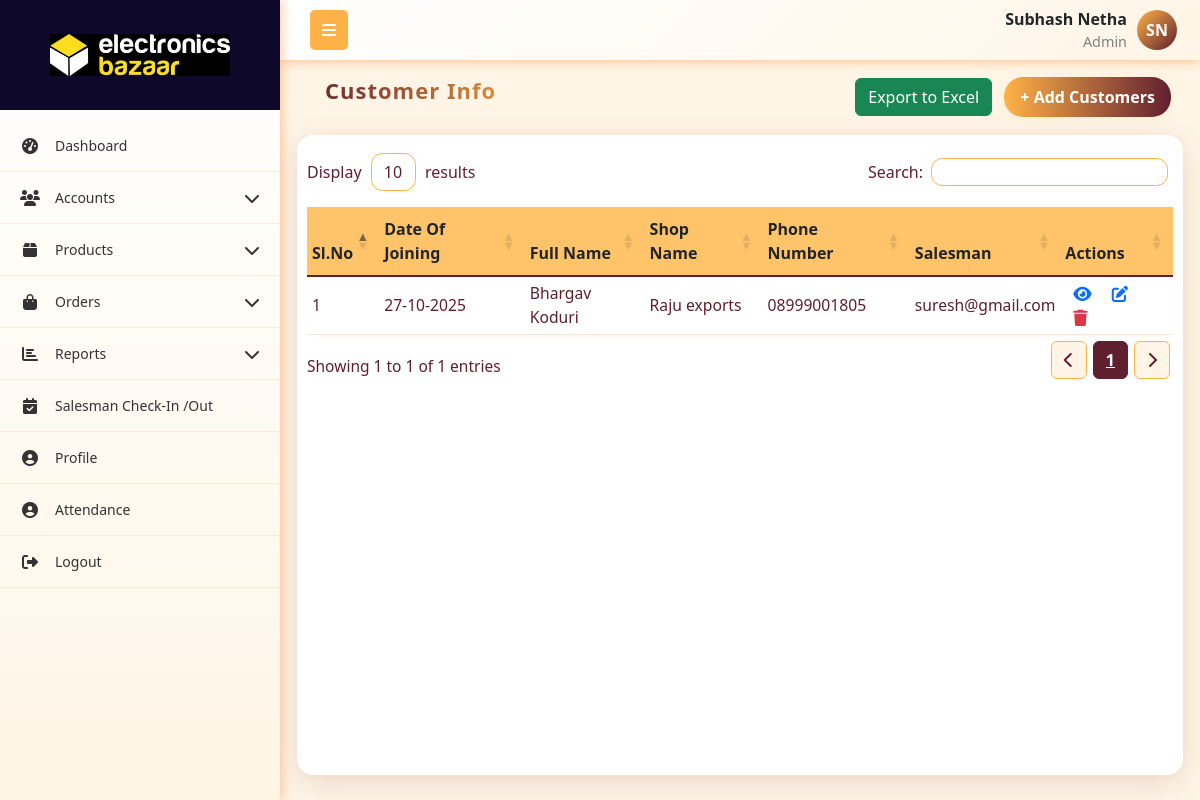
The page /customers/ (signed in) on the database its author committed.
### App1/models.py (models this page shows, shortened)
class User(models.Model):
    role = models.ForeignKey(Role,on_delete=models.SET_NULL, null=True, related_name="role")
    username = models.CharField(max_length=255, unique=True)
    password = models.CharField(max_length=255)
    first_name = models.CharField(max_length=255)
    last_name = models.CharField(max_length=255,null=True, blank=True)
    email = models.EmailField(unique=True)
    phone_number = models.CharField(max_length=15, unique=True)
    address = models.TextField(null=True, blank=True)
    city = models.CharField(max_length=255,null=True, blank=True)
    state = models.CharField(max_length=255,null=True, blank=True)
    pincode = models.CharField(max_length=10,null=True, blank=True)
    is_active = models.BooleanField(default=True)
    created_at = models.DateTimeField(auto_now_add=True)
    updated_at = models.DateTimeField(auto_now=True)
    profile_picture = models.ImageField(upload_to='profile_pictures/', null=True, blank=True)

class Role(models.Model):
    name = models.CharField(max_length=255, unique=True)
    created_at = models.DateTimeField(auto_now_add=True)
    updated_at = models.DateTimeField(auto_now=True)

class Customer(models.Model):
    user = models.ForeignKey(User, on_delete=models.SET_NULL, null=True, related_name='customers')
    customer_name = models.CharField(max_length=255,null=True,blank=True)
    full_name = models.CharField(max_length=255,null=True,blank=True)
    email = models.EmailField(unique=True, null=True,blank=True)
    phone_number = models.CharField(unique=True, max_length=50, null=True,blank=True)
    shop_type = models.CharField(
        max_length=50,
        choices=[
            ('NMT', 'National Modern Trade'),
            ('MT', 'Modern Trade'),
            ('SMT', 'Semi Modern Trade'),
            ('SPECIAL', 'Speciality Store'),
            ('GT', 'General Trade'),
        ],
        blank=True, null=True
    )
    gst_number = models.CharField(max_length=100,null=True,blank=True)
    shop_name = models.CharField(max_length=255)
    shop_address = models.TextField()
    shop_city = models.CharField(max_length=255)
    shop_district = models.CharField(max_length=255)
    shop_pincode = models.CharField(max_length=50)
    shop_state = models.CharField(max_length=255)
    discount = models.DecimalField(max_digits=5, decimal_places=2, default=0.00)
    is_active = models.BooleanField(default=True)
    is_new = models.BooleanField(default=True)
    is_gst_registered = models.BooleanField(default=False, help_text="Is the customer GST registered?")
    created_at = models.DateTimeField(auto_now_add=True)
    updated_at = models.DateTimeField(auto_now=True)
    weekday_footfall = models.PositiveIntegerField(help_text="Average number of visitors during weekdays",null=True,blank=True)
    weekend_footfall = models.PositiveIntegerField(help_text="Average number of visitors during weekends",null=True,blank=True)
    credit_period = models.CharField(max_length=100,help_text="Credit period in No of Days", null=True, blank=True)
    nature_of_business = models.TextField(blank=True, null=True)
    latitude = models.CharField(max_length=50, blank=True, null=True)
    longitude = models.CharField(max_length=50, blank=True, null=True)

### App1/views.py (the view)
# urls.py: path('customers/', customer_table, name='customer_table'),
def customer_table(request):
    current_user, role_permission = get_logged_in_user(request)
    if not current_user:
        return redirect('login')
    if current_user.role.name.lower() == "admin":
        customers = Customer.objects.all()
    else:
        customers = Customer.objects.filter(user=current_user)
    context = {
        'customers': customers,
        'current_user': current_user,
        'role_permission': role_permission
    }
    return render(request, 'accounts/customer_table.html', context)

### App1/views.py (called while the page is built)
def get_logged_in_user(request):
    username = request.session.get('current_user')
    if not username:
        return None, None  # always return a tuple
    try:
        user = User.objects.get(username=username)
        try:
            role_permission = RolePermissions.objects.get(role=user.role)
        except RolePermissions.DoesNotExist:
            role_permission = None
        return user, role_permission
    except User.DoesNotExist:
        return None, None

### templates/accounts/customer_table.html (shortened to what this page needs)
{% extends 'company_admin/base.html' %}
{% load static %}
{% block content %}
<link rel="stylesheet" href="https://cdn.datatables.net/1.13.4/css/dataTables.bootstrap5.min.css">
<link rel="stylesheet" href="https://cdn.datatables.net/responsive/2.4.1/css/responsive.bootstrap5.min.css">
<link rel="stylesheet" href="https://cdnjs.cloudflare.com/ajax/libs/font-awesome/6.4.0/css/all.min.css">
<div class="container mt-1">
    <div class="mb-0 p-0">
        <div class="d-flex justify-content-between flex-wrap m-1">
            <h5 class="header">Customer Info</h5>
            <div>
                <div style="position: relative; display: inline-block;">
                    <button onclick="toggleColumnSelector()" class="btn btn-success">Export to Excel</button>
                </div>
                {% if role_permission.customer_a %}
                <a href="{% url 'add_customer' %}" class="btn btn-primary m-2">+ Add Customers</a>
                {% endif %}
            </div>
        </div>
    </div>
    <div class="custom-card">
        <table id="customertable" class="table align-middle" style="width:100%">
            <thead class="table-header">
                <tr>
                    <th>Sl.No</th>
                    <th>Date Of Joining</th>
                    <th>Full Name</th>
                    <th>Shop Name</th>
                    <th>Phone Number</th>
                    <th>Salesman</th>
                    <th>Actions</th>
                </tr>
            </thead>
            <tbody>
                {% for customer in customers %}
                <tr>
                    <td>{{ forloop.counter }}</td>
                    <td>{{ customer.created_at|date:'d-m-Y' }}</td>
                    <td>{{ customer.full_name|default:"N/A" }}</td>
                    <td>{{ customer.shop_name|default:"N/A"  }}</td>
                    <td>{{ customer.phone_number|default:"N/A"  }}</td>
                    <td>{{ customer.user.username|default:"N/A"  }}</td>
                    <td>
                        <a href="{% url 'view_customer' customer.id %}" class="btn-icon text-decoration-none" title="View">
                        </a>
                        {% if role_permission.customer_e %}
                         <a href="{% url 'edit_customer' customer.id %}" class="btn-icon text-decoration-none" title="Edit">
                        </a>
                        {% endif %}
                        {% if role_permission.customer_d %}
                        <a href="{% url 'delete_customer' customer.id %}" onclick="return confirm('Are you sure?');" class="btn-icon" title="Delete">
                        </a>
                        {% endif %}
                    </td>
                </tr>
                {% endfor %}
            </tbody>
        </table>
    </div>
</div>
{% endblock content %}

### templates/company_admin/base.html (shortened to what this page needs)
{% load static %}
<!DOCTYPE html>
<html lang="en">
<head>
    <link href="https://cdnjs.cloudflare.com/ajax/libs/bootstrap/5.3.0/css/bootstrap.min.css" rel="stylesheet">
    <link href="https://cdnjs.cloudflare.com/ajax/libs/font-awesome/6.4.0/css/all.min.css" rel="stylesheet">
    <link rel="stylesheet" href="https://cdn.datatables.net/1.13.4/css/dataTables.bootstrap5.min.css">
    <link rel="stylesheet" href="https://cdn.datatables.net/responsive/2.4.1/css/responsive.bootstrap5.min.css">
    <link rel="stylesheet" href="{% static 'css/alert.css' %}">
</head>
<body>
    <nav class="top-navbar">
        <div class="navbar-container">
            <div class="navbar-left">
                <button class="sidebar-toggle" id="sidebarToggle">
                    <i class="fas fa-bars"></i>
                </button>
            </div>
            <div class="navbar-right me-2">
                <div class="navbar-user-info">
                    <span class="username">{{current_user.first_name}} {{current_user.last_name}}</span>
                    <span class="role">{{current_user.role.name}}</span>
                </div>
                {% if current_user.profile_picture %}
                    <img src="{{ current_user.profile_picture.url }}"
                        alt="{{ current_user.get_full_name }}"
                        class="navbar-profile-img">
                {% else %}
                     <div class="navbar-profile-fallback">
                        {{ current_user.first_name|first|upper }}{{ current_user.last_name|first|upper }}
                    </div>
                {% endif %}
            </div>
        </div>
    </nav>
    <nav class="sidebar" id="sidebar">
        <div class="sidebar-logo-container">
            <img src="{% static 'images/main-logo.jpg' %}" alt="Company Logo"  class="logo">
        </div>
        <ul class="nav flex-column sidebar-nav">
            {% if role_permission.dashboard_v %}
            <li class="nav-item">
                <a class="nav-link" href="{% url 'dashboard' %}">
                    <i class="fas fa-tachometer-alt nav-icon"></i>
                    <span class="nav-text">Dashboard</span>
                </a>
            </li>
            {% endif %}
            {% if role_permission.roles_v or role_permission.users_v or role_permission.customer_v %}
            <li class="nav-item">
                <a class="nav-link" href="#">
                    <i class="fas fa-users nav-icon"></i>
                    <span class="nav-text">Accounts</span>
                    <i class="fas fa-chevron-down arrow"></i>
                </a>
            </li>
            {% endif %}
            {% if role_permission.category_v or role_permission.all_products_v or role_permission.daily_production_v or role_permission.inventory_v %}
            <li class="nav-item">
                <a class="nav-link" href="#">
                    <i class="fas fa-box nav-icon"></i>
                    <span class="nav-text">Products</span>
                    <i class="fas fa-chevron-down arrow"></i>
                </a>
            </li>
            {% endif %}
            {% if role_permission.orders_v %}
            <li class="nav-item">
                <a class="nav-link" href="#">
                    <i class="fas fa-shopping-bag nav-icon"></i>
                    <span class="nav-text">Orders</span>
                    <i class="fas fa-chevron-down arrow"></i>
                </a>
            </li>
            {% endif %}
            {% if role_permission.s_reports_v or role_permission.c_reports_v %}
            <li class="nav-item">
                <a class="nav-link" href="#">
                    <i class="fas fa-chart-bar nav-icon"></i>
                    <span class="nav-text">Reports</span>
                    <i class="fas fa-chevron-down arrow"></i>
                </a>
            </li>
            {% endif %}
            {% if current_user.role.name == 'Admin' %}
            <li class="nav-item">
                <a class="nav-link" href="{% url 'salesman_visit_list' %}">
                    <i class="fas fa-calendar-check nav-icon"></i>
                    <span class="nav-text">Salesman Check-In /Out</span>
                </a>
            </li>
            {% endif %}
            <li class="nav-item">
                <a class="nav-link" href="{% url 'profile' %}">
                    <i class="fas fa-user-circle nav-icon"></i>
                    <span class="nav-text">Profile</span>
                </a>
            </li>
            <li class="nav-item">
                <a class="nav-link" href="{% url 'attendance' %}">
                    <i class="fas fa-user-circle nav-icon"></i>
                    <span class="nav-text">Attendance</span>
                </a>
            </li>
            <li class="nav-item">
                <a class="nav-link" href="{% url 'logout' %}" onclick="return confirm('Are you sure?');" >
                    <i class="fas fa-sign-out-alt nav-icon"></i>
                    <span class="nav-text">Logout</span>
                </a>
            </li>
        </ul>
    </nav>
    <main class="main-content" id="mainContent">
        {% block content %}{% endblock %}
    </main>
</body>
</html>

### templates/company_admin/base.html (style rules this page uses)
:root { --primary-red: #601F2F; --primary-orange: #ffb347; --accent-yellow: #fc3; --light-orange: #fff5e6; --dark-red: #4a1824; --sidebar-width: 280px; --sidebar-collapsed: 60px; }
* { box-sizing: border-box; }
body { font-family: 'Segoe UI', Tahoma, Geneva, Verdana, sans-serif; background-color: #f8f9fa; margin: 0; padding: 0; overflow-x: hidden; }
.top-navbar { background: linear-gradient(135deg, white 0%, var(--light-orange) 100%); box-shadow: 0 2px 10px rgba(255, 106, 0, 0.35); position: fixed; top: 0; left: var(--sidebar-width); right: 0; z-index: 1030; height: 60px; padding: 0; transition: left 0.3s ease; }
.navbar-container { display: flex; align-items: center; justify-content: space-between; height: 100%; padding: 0 15px; max-width: 100%; }
.navbar-left { display: flex; align-items: center; flex-shrink: 0; }
.sidebar-toggle { background: var(--primary-orange); border: none; color: white; padding: 8px 12px; border-radius: 5px; margin-left: 15px; cursor: pointer; }
.navbar-right { flex-shrink: 0; display: flex; align-items: center; gap: 10px; }
.navbar-profile-fallback { width: 40px; height: 40px; border-radius: 50%; background: linear-gradient(135deg, var(--primary-orange), var(--primary-red)); color: #fff; display: flex; align-items: center; justify-content: center; font-weight: 600; font-size: 16px; }
.navbar-user-info { display: flex; flex-direction: column; align-items: flex-end; }
.navbar-user-info .username { font-weight: 600; }
.navbar-user-info .role { font-size: 0.9rem; color: gray; }
.sidebar { position: fixed; top: 0; left: 0; height: 100vh; width: var(--sidebar-width); background: linear-gradient(180deg, white 0%, var(--light-orange) 100%); transform: translateX(0); transition: width 0.3s ease; z-index: 1040; overflow-y: auto; box-shadow: 2px 0 10px rgba(255, 106, 0, 0.35); display: flex; flex-direction: column; }
.sidebar-logo-container { display: flex; align-items: center; justify-content: center; height: 110px; width: 100%; background-color: #0e082b; margin-bottom: 10px; transition: opacity 0.3s, height 0.3s, margin-bottom 0.3s; }
.sidebar-logo-container .logo { width: 200px; height: auto; background: transparent; padding: 8px 10px; }
.sidebar:not(.collapsed) .sidebar-logo-container { opacity: 1; height: 110px; margin-bottom: 10px; }
.sidebar-nav { padding: 0; margin: 0; list-style: none; flex: 1 1 auto; }
.nav-item { border-bottom: 1px solid rgba(255, 179, 71, 0.2); }
.nav-link { color: #333; padding: 15px 20px; display: flex; align-items: center; text-decoration: none; transition: all 0.3s ease; position: relative; cursor: pointer; }
.nav-icon { width: 20px; margin-right: 15px; text-align: center; font-size: 16px; }
.nav-text { flex-grow: 1; font-size: 14px; }
.arrow { transition: transform 0.3s ease; margin-left: auto; }
.main-content { margin-top: 60px; padding: 5px; transition: margin-left 0.3s ease; min-height: calc(100vh - 60px); }
@media (min-width: 768px) { .sidebar { transform: translateX(0); top: 0; height: 100vh; } }
@media (min-width: 768px) { .main-content { margin-left: var(--sidebar-width); } }

### rows shown on the page
User: first_name "Subhash", last_name "Netha", role.name "Admin", first_name|first "S", last_name|first "N"
Customer: created_at "27-10-2025", full_name "Bhargav Koduri", shop_name "Raju exports", phone_number "08999001805", user.username "suresh@gmail.com"
